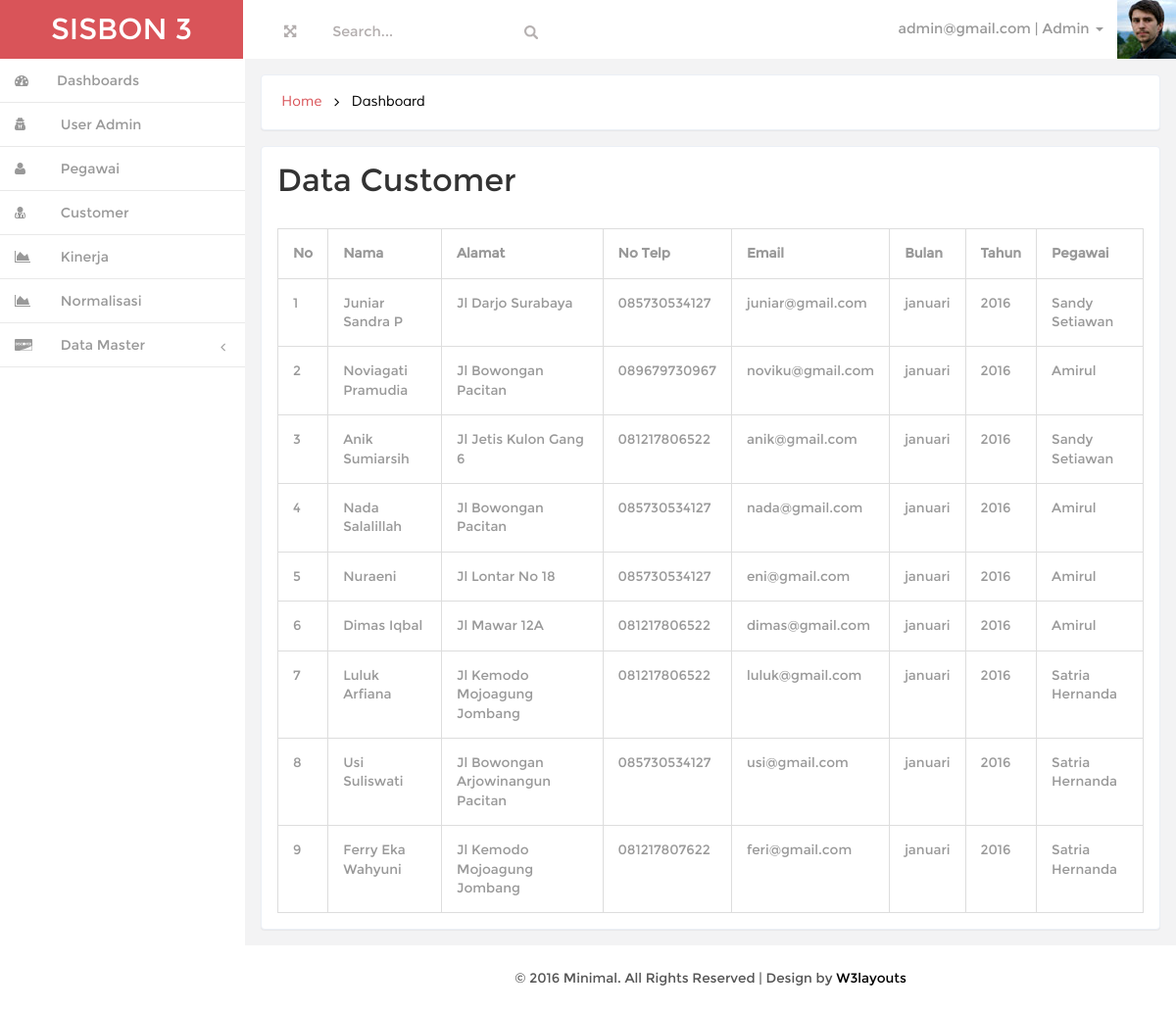
The app's page /index.php?page=customer_all (signed in) with its own data.
### tables this page shows
CREATE TABLE IF NOT EXISTS `tbcustomer` (
  `id_customer` int(11) NOT NULL AUTO_INCREMENT,
  `id_pegawai` int(11) NOT NULL,
  `nama` varchar(100) NOT NULL,
  `no_telp` varchar(20) NOT NULL,
  `alamat` text NOT NULL,
  `email` varchar(50) NOT NULL,
  `password` varchar(50) NOT NULL,
  `tgl_input` date NOT NULL,
  `bulan` varchar(20) NOT NULL,
  `tahun` varchar(5) NOT NULL,
  PRIMARY KEY (`id_customer`)
);

CREATE TABLE IF NOT EXISTS `tbpegawai` (
  `id_pegawai` int(11) NOT NULL AUTO_INCREMENT,
  `nama` varchar(100) NOT NULL,
  `tgl_lahir` date NOT NULL,
  `no_telp` varchar(20) NOT NULL,
  `alamat` text NOT NULL,
  `tgl_masuk` date NOT NULL,
  `email` varchar(50) NOT NULL,
  `password` varchar(50) NOT NULL,
  PRIMARY KEY (`id_pegawai`)
);

### class/User.php (called while the page is built, shortened)
<?php
class User
{
    private $admin;
    public function __construct(){
        $admin = new Admin();
        $this->admin = $admin;
        $pegawai = new Pegawai();
        $customer = new Customer();
        if(isset($_SESSION['user_session']))
        {
            if($_SESSION['user_level']=='admin')
            {
                $this->getIdentitasAdmin();
            }
            elseif($_SESSION['user_level']=='pegawai')
            {
                $this->getIdentitasPegawai();
            }
            else
            {
                $this->getIdentitasCustomer();
            }
        }
    }
    public function getIdentitasAdmin()
    {
        $d = $this->admin->getById($_SESSION['user_session']);
        $this->nama_user = $d['nama'];
        $this->email_user = $d['email'];
    }
}

### class/Admin.php (called while the page is built, shortened)
<?php
class Admin implements BaseData
{
    private $conn;
    public function __construct()
    {
        $database = new Koneksi();
        $db = $database->dbKoneksi();
        $this->conn = $db;
    }
    public function getById($id)
    {
        $stmt = $this->conn->prepare("SELECT * FROM tbadmin WHERE id_admin=:uid_admin");
        $stmt->execute(array(':uid_admin'=>$id));
        $userRow=$stmt->fetch(PDO::FETCH_ASSOC);
        return $userRow;
    }
}

### session.php (called while the page is built, shortened)
<?php
$user = new User();

### class/Customer.php (called while the page is built, shortened)
<?php
class Customer implements BaseData
{
    private $conn;
    public function __construct()
    {
        $database = new Koneksi();
        $db = $database->dbKoneksi();
        $this->conn = $db;
    }
    public function getAll()
    {
        try
        {
            $stmt = $this->conn->prepare("SELECT * FROM tbcustomer");
            $stmt->execute();
            $rowCustomer = $stmt->fetchAll(PDO::FETCH_ASSOC);
            return $rowCustomer;
        }
        catch(PDOException $e)
        {
            echo $e->getMessage();
        }
    }
}

### class/Pegawai.php (called while the page is built, shortened)
<?php
class Pegawai implements BaseData
{
    private $conn;
    public function __construct()
    {
        $database = new Koneksi();
        $db = $database->dbKoneksi();
        $this->conn = $db;
    }
    public function getById($id)
    {
       try
       {
           $stmt = $this->conn->prepare("SELECT * FROM tbpegawai WHERE id_pegawai=$id");
           $stmt->execute();
           $rowPegawai = $stmt->fetch(PDO::FETCH_ASSOC);
           return $rowPegawai;
       }
       catch(PDOException $e)
       {
           echo $e->getMessage();
       }
    }
}

### page/customer_all.php (the view)
<?php
$model = new Customer();
$modelPeg = new Pegawai();
?>
<h3 class="head-top">Data Customer</h3>
<table class="table table-bordered table-responsive">
    <tr>
        <th>No</th>
        <th>Nama</th>
        <th>Alamat</th>
        <th>No Telp</th>
        <th>Email</th>
        <th>Bulan</th>
        <th>Tahun</th>
        <th>Pegawai</th>
    </tr>
    <?php
    $no=1;
    foreach($model->getAll() as $data){
        $dataPeg = $modelPeg->getById($data['id_pegawai']);
        ?>
        <tr>
            <td><?=$no++?></td>
            <td><?=$data['nama']?></td>
            <td><?=$data['alamat']?></td>
            <td><?=$data['no_telp']?></td>
            <td><?=$data['email']?></td>
            <td><?=$data['bulan']?></td>
            <td><?=$data['tahun']?></td>
            <td><?=$dataPeg['nama']?></td>
        </tr>
    <?php } ?>
</table>

### index.php (shortened to what this page needs)
<?php
require_once("session.php");
?>
<!DOCTYPE HTML>
<html>
<head>
<link href="css/bootstrap.min.css" rel='stylesheet' type='text/css' />
<link href="css/style.css" rel='stylesheet' type='text/css' />
<link href="css/font-awesome.css" rel="stylesheet">
<link href="css/custom.css" rel="stylesheet">
</head>
<body>
<div id="wrapper">
        <nav class="navbar-default navbar-static-top" role="navigation">
             <div class="navbar-header">
               <h1> <a class="navbar-brand" href="index.php">SISBON <?=SISBON_LEVEL_USER_CUSTOMER?></a></h1>
			   </div>
			 <div class=" border-bottom">
        	<div class="full-left">
        	  <section class="full-top">
				<button id="toggle"><i class="fa fa-arrows-alt"></i></button>
			</section>
			<form class=" navbar-left-right">
              <input type="text"  value="Search..." onfocus="this.value = '';" onblur="if (this.value == '') {this.value = 'Search...';}">
              <input type="submit" value="" class="fa fa-search">
            </form>
            <div class="clearfix"> </div>
           </div>
		    <div class="drop-men" >
		        <ul class=" nav_1">
					<li class="dropdown">
		              <a href="#" class="dropdown-toggle dropdown-at" data-toggle="dropdown"><span class=" name-caret"><?=$user->email_user?> | <?=$user->nama_user?><i class="caret"></i></span><img src="images/wo.jpg"></a>
		            </li>
		        </ul>
		     </div>
			<div class="clearfix">
     </div>
		    <div class="navbar-default sidebar" role="navigation">
                <div class="sidebar-nav navbar-collapse">
                <ul class="nav" id="side-menu">
					<?php include "sidemenu.php" ?>
                </ul>
            </div>
			</div>
        </nav>
        <div id="page-wrapper" class="gray-bg dashbard-1">
       <div class="content-main">
		    <div class="banner">
				<h2>
				<a href="index.html">Home</a>
				<i class="fa fa-angle-right"></i>
				<span>Dashboard</span>
				</h2>
		    </div>
		   <div class="blank">
			   <div class="blank-page">
					<?php
					if(isset($_GET['page']) AND file_exists('page/'.$_GET['page'].'.php')){include "page/".$_GET['page'].'.php';} else {include "page/home.php";}
					?>
			   </div>
		   </div>
<div class="copy">
            <p> &copy; 2016 Minimal. All Rights Reserved | Design by <a href="#" target="_blank">W3layouts</a> </p>
	    </div>
		</div>
       </div>
     </div>
</body>
</html>

### css/style.css (style rules this page uses)
h4, h5, h6, h1, h2, h3 { margin: 0; }
ul, ol { margin: 0;padding: 0; }
p { margin: 0; }
html, body { font-family:'Montserrat-Regular'; font-size: 100%; background:#F3F3F4; overflow-x: hidden; }
body a { transition:0.5s all; -webkit-transition:0.5s all; -moz-transition:0.5s all; -o-transition:0.5s all; -ms-transition:0.5s all; }
div#wrapper { background-color: #fff; }
.navbar-default.sidebar { background-color: #fff; }
h1 a.navbar-brand { color: #fff !important; font-size: 30px; font-weight: 500; padding: 20px 0px; background: #d95459; text-align: center; width:248px; height: 60px; }
@media (min-width: 768px) { #page-wrapper { position: inherit; margin: 0 0 0 240px; min-height: 1000px; } }
a.dropdown-toggle.dropdown-at { border-bottom: none; }
.content-main { background-color: #F3F3F4; padding-top: 1em; }
.full-top { float:left; }
.navbar-left-right { float: left; margin-left: 6%; }
.border-bottom { background-color: #fff; }
.full-left { float: left; width: 40%; margin-left: 3%; margin-top: 1.3em; }
.full-left button { background: none; border: none; outline: none; color: #B3AEAE; font-size: 0.9em; }
.navbar-left-right input[type="text"] { background: none; border: none; outline: none; color:#B3AEAE; font-size: 0.9em; }
.navbar-left-right input[type="submit"] { background: url(../images/search.png) 0px 2px no-repeat; width:16px; height:16px; border: none; outline: none; color:#B3AEAE; font-size: 0.9em; }
.drop-men { float: right; }
.dropdown-at { padding: 0 !important; position: relative; color: #999; font-size: 0.9em; text-decoration: none ; }
.dropdown-at img { margin: 0 0em 0 1em; }
.dropdown, .dropup { display: inline-block; padding:0; }
.banner { background: #fff; display: block; margin: 0em 1em ; padding:1em; border: 1px solid #ebeff6; border-color: #ebeff6; border-radius: 4px; -webkit-border-radius: 4px; -o-border-radius: 4px; -moz-border-radius: 4px; -ms-border-radius: 4px; -webkit-box-shadow: 0 1px 1px rgba(0,0,0,.05); box-shadow: 0 1px 1px rgba(0,0,0,.05); }
.banner h2 { font-size:0.9em; }
.banner h2 a { color:#D95459; text-decoration:none; font-family: 'Muli-Regular'; padding:0.3em ; }
.banner h2 span { color:#000; font-family: 'Muli-Regular'; padding:0.3em ; }
.banner h2 i { color:#000; vertical-align:middle; padding:0.3em ; }
.blank { padding: 1em; min-height: 650px; }
.blank-page { padding: 1em; background: #fff; border: 1px solid #ebeff6; border-radius: 4px; -webkit-border-radius: 4px; -o-border-radius: 4px; -moz-border-radius: 4px; -ms-border-radius: 4px; -webkit-box-shadow: 0 1px 1px rgba(0,0,0,.05); box-shadow: 0 1px 1px rgba(0,0,0,.05); }
h3.head-top { font-size:2em; margin-bottom:1em; }
.table td, .table>tbody>tr>td, .table>tbody>tr>th, .table>tfoot>tr>td, .table>tfoot>tr>th, .table>thead>tr>td, .table>thead>tr>th { padding: 15px !important; font-size: 0.85em; color: #999; border-top: none !important; }
.table { margin-bottom: 0; }
.copy { background:#fff; text-align:center; padding:1.5em 0; }
.copy p, .copy-right p { font-size:0.85em; color:#555; }
.copy p a, .copy-right p a { color:#000; }

### css/custom.css (style rules this page uses)
#wrapper { width: 100%; }
#page-wrapper { min-height: 568px; }
@media (min-width:768px) { #page-wrapper { position: inherit; margin: 0 0 0 250px; } }
.sidebar .sidebar-nav.navbar-collapse { padding-right: 0; padding-left: 0; }
@media (min-width:768px) { .sidebar { z-index: 1; position: absolute; width: 250px; } }

### records on screen
tbcustomer: nama "Juniar Sandra P", alamat "Jl Darjo Surabaya", no_telp "085730534127", email "juniar@gmail.com", bulan "januari", tahun "2016", id_pegawai.nama "Sandy Setiawan"
tbcustomer: nama "Noviagati Pramudia", alamat "Jl Bowongan Pacitan", no_telp "089679730967", email "noviku@gmail.com", bulan "januari", tahun "2016", id_pegawai.nama "Amirul"
tbcustomer: nama "Anik Sumiarsih", alamat "Jl Jetis Kulon Gang 6", no_telp "081217806522", email "anik@gmail.com", bulan "januari", tahun "2016", id_pegawai.nama "Sandy Setiawan"
tbcustomer: nama "Nada Salalillah", alamat "Jl Bowongan Pacitan", no_telp "085730534127", email "nada@gmail.com", bulan "januari", tahun "2016", id_pegawai.nama "Amirul"
tbcustomer: nama "Nuraeni", alamat "Jl Lontar No 18", no_telp "085730534127", email "eni@gmail.com", bulan "januari", tahun "2016", id_pegawai.nama "Amirul"
tbcustomer: nama "Dimas Iqbal", alamat "Jl Mawar 12A", no_telp "081217806522", email "dimas@gmail.com", bulan "januari", tahun "2016", id_pegawai.nama "Amirul"
tbcustomer: nama "Luluk Arfiana", alamat "Jl Kemodo Mojoagung Jombang", no_telp "081217806522", email "luluk@gmail.com", bulan "januari", tahun "2016", id_pegawai.nama "Satria Hernanda"
tbcustomer: nama "Usi Suliswati", alamat "Jl Bowongan Arjowinangun Pacitan", no_telp "085730534127", email "usi@gmail.com", bulan "januari", tahun "2016", id_pegawai.nama "Satria Hernanda"
tbcustomer: nama "Ferry Eka Wahyuni", alamat "Jl Kemodo Mojoagung Jombang", no_telp "081217807622", email "feri@gmail.com", bulan "januari", tahun "2016", id_pegawai.nama "Satria Hernanda"

### other values on screen
SISBON_LEVEL_USER_CUSTOMER "3"
$user->email_user "admin@gmail.com"
$user->nama_user "Admin"
